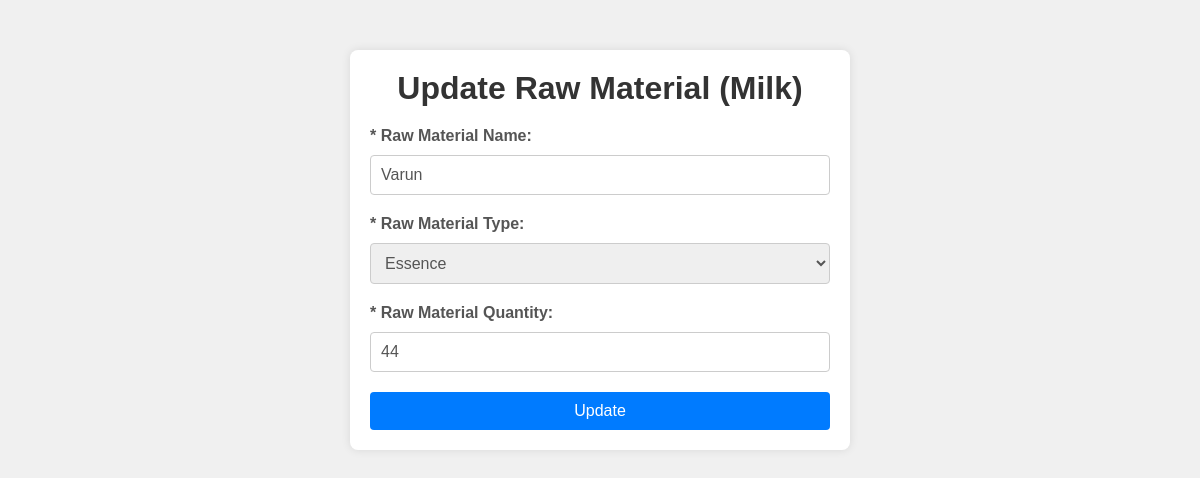
The page /open_update_inventory_milk/RMVA44ES4969 (signed in) on the database its author committed.
### app.py (models this page shows)
class Inventory_Milk(db.Model):
    Inventory_Milk_Id = db.Column(db.String(60), primary_key=True)
    Milk_Inventory_type = db.Column(db.Enum('Essence', 'Color'))
    Milk_Inventory_name = db.Column(db.String(255))
    Milk_Inventory_quantity = db.Column(db.Integer)

### app.py (the view)
@app.route('/open_update_inventory_milk/<string:Inventory_Milk_Id>')
def open_update_inventory_milk(Inventory_Milk_Id):
    if session['LoggedIn']==True and (session['Designation']=="Admin" or  session['Designation']=="Production Manager"):
        inventory_milk = Inventory_Milk.query.filter_by(Inventory_Milk_Id=Inventory_Milk_Id).first()
        return render_template("update_inventory_milk.html", inventory_milk=inventory_milk)

### templates/update_inventory_milk.html (shortened to what this page needs)
<!DOCTYPE html>
<html lang="en">
<head>
</head>
<body>
    <div class="container">
        <h1>Update Raw Material (Milk)</h1>
        <form action="/update_inventory_milk/{{ inventory_milk.Inventory_Milk_Id }}" method="POST">
            <div class="form-group">
                <label for="milkInventoryName">* Raw Material Name:</label>
                <input type="text" id="milkInventoryName" name="milkInventoryName" value="{{ inventory_milk.Milk_Inventory_name }}" required>
            </div>
            <div class="form-group">
                <label for="milkInventoryType">* Raw Material Type:</label>
                <select id="milkInventoryType" name="milkInventoryType" required>
                    <option value="Essence" {% if inventory_milk.Milk_Inventory_type == 'Essence' %}selected{% endif %}>Essence</option>
                </select>
            </div>
            <div class="form-group">
                <label for="milkInventoryQuantity">* Raw Material Quantity:</label>
                <input type="number" id="milkInventoryQuantity" name="milkInventoryQuantity" value="{{ inventory_milk.Milk_Inventory_quantity }}" required>
            </div>
            <button type="submit">Update</button>
        </form>
    </div>
</body>
</html>

### templates/update_inventory_milk.html (style rules this page uses)
* { margin: 0; padding: 0; box-sizing: border-box; }
body { font-family: Arial, sans-serif; background-color: #f0f0f0; margin: 0; padding: 0; }
.container { max-width: 500px; margin: 50px auto; background-color: #fff; padding: 20px; border-radius: 8px; box-shadow: 0 0 10px rgba(0, 0, 0, 0.1); }
h1 { text-align: center; color: #333; margin-bottom: 20px; }
.form-group { margin-bottom: 20px; }
label { font-weight: bold; color: #555; display: block; margin-bottom: 5px; }
input[type="text"], input[type="number"], select, textarea { width: 100%; padding: 10px; border: 1px solid #ccc; border-radius: 4px; box-sizing: border-box; font-size: 16px; color: #555; margin-top: 5px; }
button { display: block; width: 100%; padding: 10px 20px; background-color: #007bff; color: #fff; border: none; border-radius: 4px; cursor: pointer; font-size: 16px; transition: background-color 0.3s ease; }

### rows shown on the page
Inventory_Milk: milkInventoryName "Varun", milkInventoryType "Essence", milkInventoryQuantity "44"
